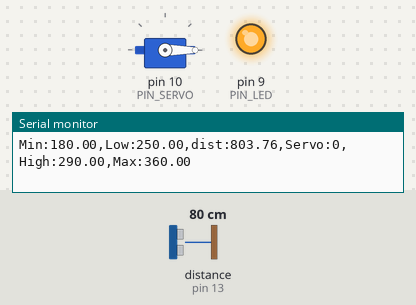
The sketch below on a simulated Arduino Uno, built with avr-gcc and run on an emulated ATmega328P. Shown: servo, output pins drawn as LEDs (lit = HIGH), the last lines printed to the serial monitor. Wiring (inferred from the names in the program): ultrasonic range finder: trigger pin 12; echo pin 13. Inputs (shaded band) come from the test bench; at power-on: distance to the obstacle (sensor on pin 13) 80 cm. The echo pulse lasts 58.3 µs per cm; pins used as bus, display or sensor lines are not drawn.

Above: at 1.2 s.
1.3 s: distance to the obstacle (sensor on pin 13) set to 35 cm
At 2.7 s:
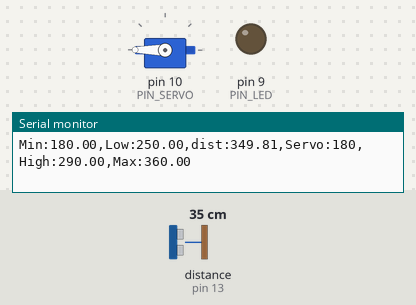
3.0 s: distance to the obstacle (sensor on pin 13) set to 2 cm
At 3.4 s:
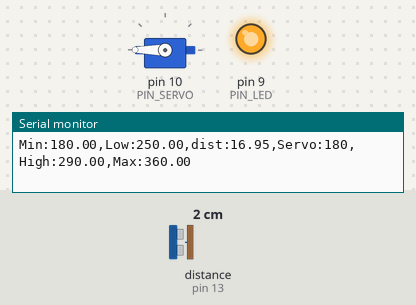
Timing chart, 0 to 6.0 s (numbered marks = the images above; inputs shaded):
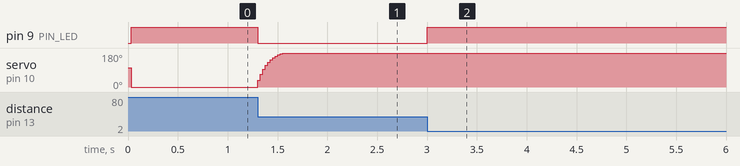

The sketch:

11_example_1.ino
```cpp
  #include <Servo.h>


  #define PIN_LED   9   // LED active-low
  #define PIN_TRIG  12  // sonar sensor TRIGGER
  #define PIN_ECHO  13  // sonar sensor ECHO
  #define PIN_SERVO 10  // servo motor


  #define SND_VEL 346.0
  #define INTERVAL 25
  #define PULSE_DURATION 10
  #define _DIST_MIN 180.0
  #define _DIST_MAX 360.0

  #define TIMEOUT ((INTERVAL / 2) * 1000.0)
  #define SCALE (0.001 * 0.5 * SND_VEL)

  #define _EMA_ALPHA 0.2


  // Target Distance
  #define _TARGET_LOW  250.0
  #define _TARGET_HIGH 290.0


  #define _DUTY_MIN 500 // servo full clockwise position (0 degree)
  #define _DUTY_MAX 2700 // servo full counterclockwise position (180 degree)

  // global variables
  float  dist_ema, dist_prev = _DIST_MAX; // unit: mm
  unsigned long last_sampling_time;       // unit: ms
  int _DUTY_NEU = (_DUTY_MIN + _DUTY_MAX)/2;

  Servo myservo;

  void setup() {
    // initialize GPIO pins
    pinMode(PIN_LED, OUTPUT);
    pinMode(PIN_TRIG, OUTPUT);    // sonar TRIGGER
    pinMode(PIN_ECHO, INPUT);     // sonar ECHO
    digitalWrite(PIN_TRIG, LOW);  // turn-off Sonar

    myservo.attach(PIN_SERVO);
    myservo.writeMicroseconds(_DUTY_NEU);

    // initialize USS related variables
    dist_prev = _DIST_MIN; // raw distance output from USS (unit: mm)

    // initialize serial port
    Serial.begin(57600);
  }

  void loop() {
    float  dist_raw, dist_filtered;


    if (millis() < last_sampling_time + INTERVAL)
      return;

    // get a distance reading from the USS
    dist_raw = USS_measure(PIN_TRIG, PIN_ECHO);

    // the range filter
    // 범위 필터
    if ((dist_raw == 0.0) || (dist_raw > _DIST_MAX) || (dist_raw < _DIST_MIN)) {
      dist_filtered = dist_prev; // 범위 밖이면 이전 값 유지
      digitalWrite(PIN_LED, HIGH); // LED ON (범위 밖)
    } else {
      dist_filtered = dist_raw;
      dist_prev = dist_raw;
      digitalWrite(PIN_LED, LOW); // LED OFF (범위 안)
    }


    dist_ema = _EMA_ALPHA * dist_filtered + (1 - _EMA_ALPHA) * dist_ema;


    // 거리 → 각도 매핑
    int angle;
    if (dist_ema <= _DIST_MIN) {
      angle = 0;
    } else if (dist_ema >= _DIST_MAX) {
      angle = 180;
    } else {
      angle = map((int)dist_ema, (int)_DIST_MIN, (int)_DIST_MAX, 0, 180);
    }

    // 각도 → 펄스폭 변환 후 서보 제어
    int duty = map(angle, 0, 180, _DUTY_MIN, _DUTY_MAX);
    myservo.writeMicroseconds(duty);


    // output the distance to the serial port
    Serial.print("Min:");    Serial.print(_DIST_MIN);
    Serial.print(",Low:");   Serial.print(_TARGET_LOW);
    Serial.print(",dist:");  Serial.print(dist_raw);
    Serial.print(",Servo:"); Serial.print(myservo.read());
    Serial.print(",High:");  Serial.print(_TARGET_HIGH);
    Serial.print(",Max:");   Serial.print(_DIST_MAX);
    Serial.println("");

    // update last sampling time
    last_sampling_time += INTERVAL;
  }

  // get a distance reading from USS. return value is in millimeter.
  float USS_measure(int TRIG, int ECHO)
  {
    digitalWrite(TRIG, HIGH);
    delayMicroseconds(PULSE_DURATION);
    digitalWrite(TRIG, LOW);

    return pulseIn(ECHO, HIGH, TIMEOUT) * SCALE; // unit: mm
  }
```

Measured:
- after the input at 1.3 s, pin 9 (PIN_LED): HIGH → LOW at once; servo on pin 10 (PIN_SERVO): moves from 0° to 180° over 0.25 s, starting at once
- after the input at 3.0 s, pin 9 (PIN_LED): LOW → HIGH at once
